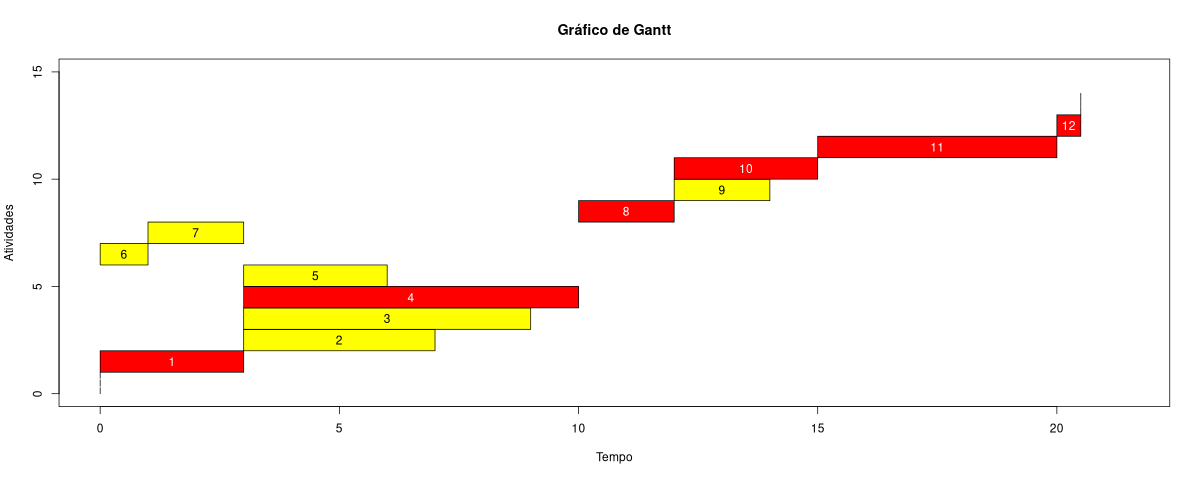

Recreate this plot in R.
# Nome do arquivo de saida, informado pela aplicacao
ArqSaida <- "futebol.png"
#
# Parametros que devem ser informados pelo pert-solver
#

# Numero de atividades e makespan calculado

Makespan <- 20.50
Atividades <- 14
# Vetor com as flags das atividades criticas

Cp <- c(T,T,F,F,T,F,F,F,T,F,T,T,T,T)
#Vetor com os indices das atividades
K <- c(0,1,2,3,4,5,6,7,8,9,10,11,12,13)
#Vetor com os tempos de inicio das atividades
Sk <- c(0.00,0.00,3.00,3.00,3.00,3.00,0.00,1.00,10.00,12.00,12.00,15.00,20.00,Makespan)
#Vetor com os tempos de termino das atividades
Tk <- c(0.00,3.00,7.00,9.00,10.00,6.00,1.00,3.00,12.00,14.00,15.00,20.00,20.50,Makespan)
#
# Fim dos parametros. Daqui pra frente deve ser automatico.
#

# Calculos auxiliares
xMin <- 0
xMax <- Makespan + 1
yMin <- 0
yMax <- Atividades + 1
# Geracao de arquivo
png(ArqSaida, width=1200)
# Cria o plot
titulo <- "Gráfico de Gantt"
plot(c(xMin, xMax), c(yMin, yMax), type="n",
	main=titulo, xlab="Tempo", ylab="Atividades");
# Desenha um retangulo para cada atividade
for(indice in 1:length(K))
{
	# Busca as coordenadas dos pontos do retangulo
	Px1 <- Sk[indice]
	Py1 <- K[indice]
	Px2 <- Tk[indice]
	Py2 <- K[indice]
	Px3 <- Tk[indice]
	Py3 <- K[indice]+1
	Px4 <- Sk[indice]
	Py4 <- K[indice]+1

	# Define a cor de acordo com a flag de criticidade
	if(Cp[indice] == T)
	{
	cor <- "red"
	cortexto <- "white"
	}
	else
	{
	cor <- "yellow"
	cortexto <- "black"
	}

	# Desenha o polígono, fechando as coordenadas
	polygon(c(Px1, Px2, Px3, Px4, Px1),
		c(Py1, Py2, Py3, Py4, Py1), col=cor)

	text((Px1 + Px2)/2, (Py1 + Py3)/2, K[indice], col=cortexto)
}
dev.off()
